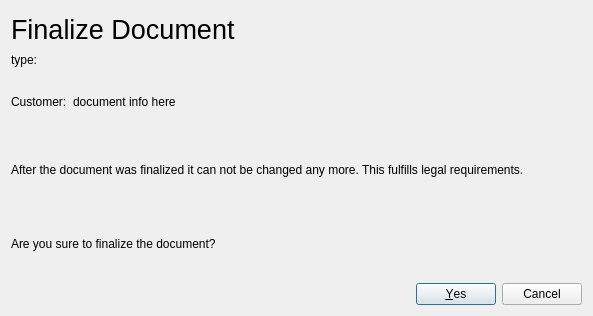
<?xml version="1.0" encoding="UTF-8"?>
<ui version="4.0">
 <class>FinalizeDocDialog</class>
 <widget class="QDialog" name="FinalizeDocDialog">
  <property name="geometry">
   <rect>
    <x>0</x>
    <y>0</y>
    <width>593</width>
    <height>316</height>
   </rect>
  </property>
  <property name="windowTitle">
   <string>Dialog</string>
  </property>
  <layout class="QGridLayout" name="gridLayout">
   <item row="0" column="0">
    <layout class="QHBoxLayout" name="horizontalLayout_2">
     <item>
      <layout class="QVBoxLayout" name="verticalLayout">
       <item>
        <widget class="QLabel" name="label">
         <property name="font">
          <font>
           <pointsize>20</pointsize>
          </font>
         </property>
         <property name="text">
          <string>Finalize Document</string>
         </property>
        </widget>
       </item>
       <item>
        <widget class="QLabel" name="_docTypeLabel">
         <property name="sizePolicy">
          <sizepolicy hsizetype="Maximum" vsizetype="Preferred">
           <horstretch>0</horstretch>
           <verstretch>0</verstretch>
          </sizepolicy>
         </property>
         <property name="text">
          <string>type:</string>
         </property>
         <property name="alignment">
          <set>Qt::AlignmentFlag::AlignLeading|Qt::AlignmentFlag::AlignLeft|Qt::AlignmentFlag::AlignTop</set>
         </property>
        </widget>
       </item>
       <item>
        <layout class="QHBoxLayout" name="horizontalLayout">
         <item>
          <widget class="QLabel" name="label_5">
           <property name="sizePolicy">
            <sizepolicy hsizetype="Maximum" vsizetype="Preferred">
             <horstretch>0</horstretch>
             <verstretch>0</verstretch>
            </sizepolicy>
           </property>
           <property name="text">
            <string>Customer:</string>
           </property>
           <property name="alignment">
            <set>Qt::AlignmentFlag::AlignLeading|Qt::AlignmentFlag::AlignLeft|Qt::AlignmentFlag::AlignTop</set>
           </property>
          </widget>
         </item>
         <item>
          <widget class="QLabel" name="_docLabelIntro">
           <property name="text">
            <string>document info here</string>
           </property>
           <property name="alignment">
            <set>Qt::AlignmentFlag::AlignLeading|Qt::AlignmentFlag::AlignLeft|Qt::AlignmentFlag::AlignTop</set>
           </property>
          </widget>
         </item>
        </layout>
       </item>
      </layout>
     </item>
     <item>
      <widget class="QLabel" name="label_4">
       <property name="sizePolicy">
        <sizepolicy hsizetype="Fixed" vsizetype="Ignored">
         <horstretch>0</horstretch>
         <verstretch>0</verstretch>
        </sizepolicy>
       </property>
       <property name="minimumSize">
        <size>
         <width>120</width>
         <height>120</height>
        </size>
       </property>
       <property name="text">
        <string/>
       </property>
       <property name="pixmap">
        <pixmap resource="pics/kraft.qrc">:/kraft/custom-icons/checklist.svg</pixmap>
       </property>
       <property name="scaledContents">
        <bool>true</bool>
       </property>
      </widget>
     </item>
    </layout>
   </item>
   <item row="1" column="0">
    <widget class="QLabel" name="label_2">
     <property name="text">
      <string>After the document was finalized it can not be changed any more. This fulfills legal requirements.</string>
     </property>
     <property name="textFormat">
      <enum>Qt::TextFormat::RichText</enum>
     </property>
     <property name="scaledContents">
      <bool>false</bool>
     </property>
     <property name="wordWrap">
      <bool>true</bool>
     </property>
    </widget>
   </item>
   <item row="2" column="0">
    <widget class="QLabel" name="label_3">
     <property name="text">
      <string>Are you sure to finalize the document?</string>
     </property>
     <property name="scaledContents">
      <bool>false</bool>
     </property>
     <property name="wordWrap">
      <bool>true</bool>
     </property>
    </widget>
   </item>
   <item row="3" column="0">
    <widget class="QDialogButtonBox" name="buttonBox">
     <property name="orientation">
      <enum>Qt::Orientation::Horizontal</enum>
     </property>
     <property name="standardButtons">
      <set>QDialogButtonBox::StandardButton::Cancel|QDialogButtonBox::StandardButton::Yes</set>
     </property>
    </widget>
   </item>
  </layout>
 </widget>
 <resources>
  <include location="pics/kraft.qrc"/>
 </resources>
 <connections>
  <connection>
   <sender>buttonBox</sender>
   <signal>accepted()</signal>
   <receiver>FinalizeDocDialog</receiver>
   <slot>accept()</slot>
   <hints>
    <hint type="sourcelabel">
     <x>248</x>
     <y>254</y>
    </hint>
    <hint type="destinationlabel">
     <x>157</x>
     <y>274</y>
    </hint>
   </hints>
  </connection>
  <connection>
   <sender>buttonBox</sender>
   <signal>rejected()</signal>
   <receiver>FinalizeDocDialog</receiver>
   <slot>reject()</slot>
   <hints>
    <hint type="sourcelabel">
     <x>316</x>
     <y>260</y>
    </hint>
    <hint type="destinationlabel">
     <x>286</x>
     <y>274</y>
    </hint>
   </hints>
  </connection>
 </connections>
</ui>
